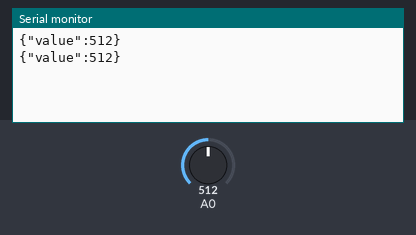
The sketch below on a simulated Arduino Uno, built with avr-gcc and run on an emulated ATmega328P. On the bench: the last lines printed to the serial monitor. The inputs (shaded band) are chosen by the test bench; at power-on: A0 = 512.

Above: at 1.8 s.
1.9 s: A0 set to 716
At 2.8 s:
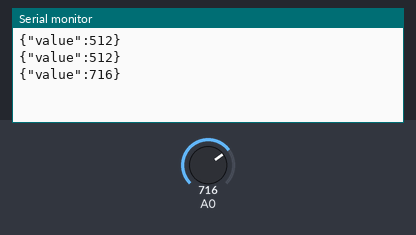
3.4 s: A0 set to 900
At 4.7 s:
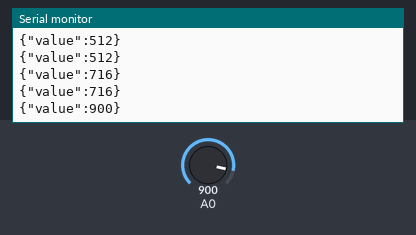
Timing chart, 0 to 6.4 s (numbered marks = the images above; inputs shaded):
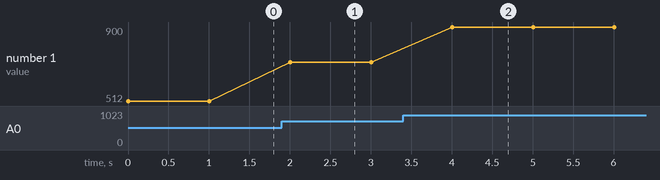

The sketch:

sketch_mar20a.ino
```cpp
#include <ArduinoJson.h>


StaticJsonDocument<100> doc;
void setup() {
// put your setup code here, to run once:
Serial.begin(9600);
}
void loop() {
// put your main code here, to run repeatedly:
float value = analogRead(A0);
// Gán giá trị nhiệt độ và độ ẩm vào đối tượng JsonDocument
doc["value"] = value;
serializeJson(doc, Serial);
Serial.println();
delay(1000);
}
```

Measured:
- after the input at 1.9 s, the serial monitor: prints a new line after 0.10 s (image 1)
- after the input at 3.4 s, the serial monitor: prints a new line after 0.60 s (image 2)
- plotted number 1: 512 → 716 after the input at 1.9 s, 716 → 900 after the input at 3.4 s
